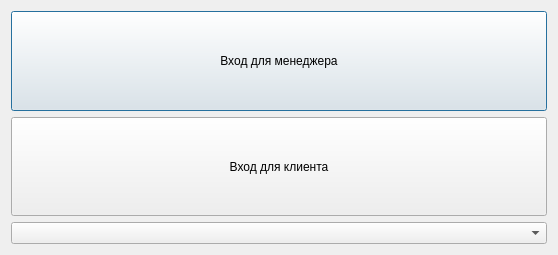
<?xml version="1.0" encoding="UTF-8"?>
<ui version="4.0">
 <class>Dialog</class>
 <widget class="QDialog" name="Dialog">
  <property name="geometry">
   <rect>
    <x>0</x>
    <y>0</y>
    <width>558</width>
    <height>255</height>
   </rect>
  </property>
  <property name="windowTitle">
   <string>Dialog</string>
  </property>
  <layout class="QVBoxLayout" name="verticalLayout">
   <item>
    <widget class="QPushButton" name="manager">
     <property name="sizePolicy">
      <sizepolicy hsizetype="Expanding" vsizetype="Expanding">
       <horstretch>0</horstretch>
       <verstretch>0</verstretch>
      </sizepolicy>
     </property>
     <property name="text">
      <string>Вход для менеджера</string>
     </property>
    </widget>
   </item>
   <item>
    <widget class="QPushButton" name="client">
     <property name="sizePolicy">
      <sizepolicy hsizetype="Expanding" vsizetype="Expanding">
       <horstretch>0</horstretch>
       <verstretch>0</verstretch>
      </sizepolicy>
     </property>
     <property name="text">
      <string>Вход для клиента</string>
     </property>
    </widget>
   </item>
   <item>
    <widget class="QComboBox" name="clients"/>
   </item>
  </layout>
 </widget>
 <resources/>
 <connections/>
</ui>
